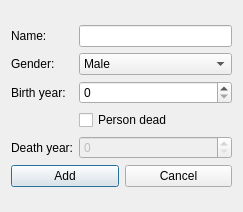
<?xml version="1.0" encoding="UTF-8"?>
<ui version="4.0">
 <class>AddPersonDialog</class>
 <widget class="QDialog" name="AddPersonDialog">
  <property name="geometry">
   <rect>
    <x>0</x>
    <y>0</y>
    <width>243</width>
    <height>212</height>
   </rect>
  </property>
  <property name="sizePolicy">
   <sizepolicy hsizetype="Fixed" vsizetype="Fixed">
    <horstretch>0</horstretch>
    <verstretch>0</verstretch>
   </sizepolicy>
  </property>
  <property name="minimumSize">
   <size>
    <width>0</width>
    <height>0</height>
   </size>
  </property>
  <property name="maximumSize">
   <size>
    <width>174444</width>
    <height>174444</height>
   </size>
  </property>
  <property name="windowTitle">
   <string>Add</string>
  </property>
  <property name="windowIcon">
   <iconset resource="../../resources.qrc">
    <normaloff>:/icons/icons/add.png</normaloff>:/icons/icons/add.png</iconset>
  </property>
  <layout class="QGridLayout" name="gridLayout_3">
   <item row="0" column="0">
    <layout class="QVBoxLayout" name="verticalLayout_3">
     <item>
      <layout class="QGridLayout" name="gridLayout">
       <item row="1" column="0">
        <widget class="QLabel" name="label_2">
         <property name="text">
          <string>Gender:</string>
         </property>
         <property name="alignment">
          <set>Qt::AlignLeading|Qt::AlignLeft|Qt::AlignVCenter</set>
         </property>
        </widget>
       </item>
       <item row="0" column="0">
        <widget class="QLabel" name="label">
         <property name="text">
          <string>Name:</string>
         </property>
         <property name="alignment">
          <set>Qt::AlignLeading|Qt::AlignLeft|Qt::AlignVCenter</set>
         </property>
        </widget>
       </item>
       <item row="3" column="3">
        <widget class="QCheckBox" name="personDeadBox">
         <property name="text">
          <string>Person dead</string>
         </property>
        </widget>
       </item>
       <item row="0" column="3">
        <widget class="QLineEdit" name="nameBox"/>
       </item>
       <item row="2" column="0">
        <widget class="QLabel" name="label_3">
         <property name="text">
          <string>Birth year:</string>
         </property>
         <property name="alignment">
          <set>Qt::AlignLeading|Qt::AlignLeft|Qt::AlignVCenter</set>
         </property>
        </widget>
       </item>
       <item row="4" column="0">
        <widget class="QLabel" name="label_4">
         <property name="text">
          <string>Death year:</string>
         </property>
         <property name="alignment">
          <set>Qt::AlignLeading|Qt::AlignLeft|Qt::AlignVCenter</set>
         </property>
        </widget>
       </item>
       <item row="1" column="3">
        <widget class="QComboBox" name="genderBox">
         <item>
          <property name="text">
           <string>Male</string>
          </property>
         </item>
         <item>
          <property name="text">
           <string>Female</string>
          </property>
         </item>
        </widget>
       </item>
       <item row="2" column="3">
        <widget class="QSpinBox" name="birthYearBox"/>
       </item>
       <item row="4" column="3">
        <widget class="QSpinBox" name="deathYearBox">
         <property name="enabled">
          <bool>false</bool>
         </property>
        </widget>
       </item>
      </layout>
     </item>
     <item>
      <layout class="QHBoxLayout" name="horizontalLayout_3">
       <item>
        <widget class="QPushButton" name="addButton">
         <property name="text">
          <string>Add</string>
         </property>
        </widget>
       </item>
       <item>
        <widget class="QPushButton" name="cancelButton">
         <property name="text">
          <string>Cancel</string>
         </property>
        </widget>
       </item>
      </layout>
     </item>
    </layout>
   </item>
  </layout>
 </widget>
 <tabstops>
  <tabstop>nameBox</tabstop>
  <tabstop>genderBox</tabstop>
  <tabstop>birthYearBox</tabstop>
  <tabstop>personDeadBox</tabstop>
  <tabstop>deathYearBox</tabstop>
  <tabstop>addButton</tabstop>
  <tabstop>cancelButton</tabstop>
 </tabstops>
 <resources>
  <include location="../../resources.qrc"/>
 </resources>
 <connections/>
</ui>
